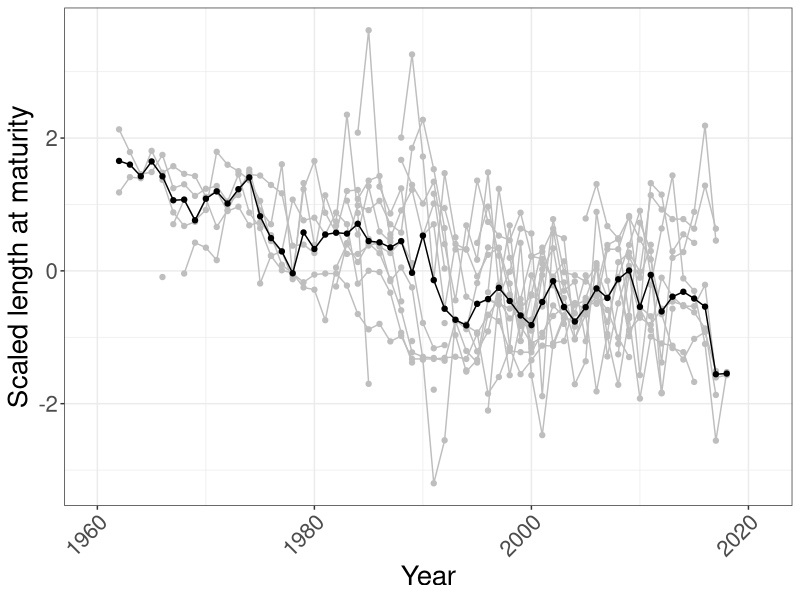
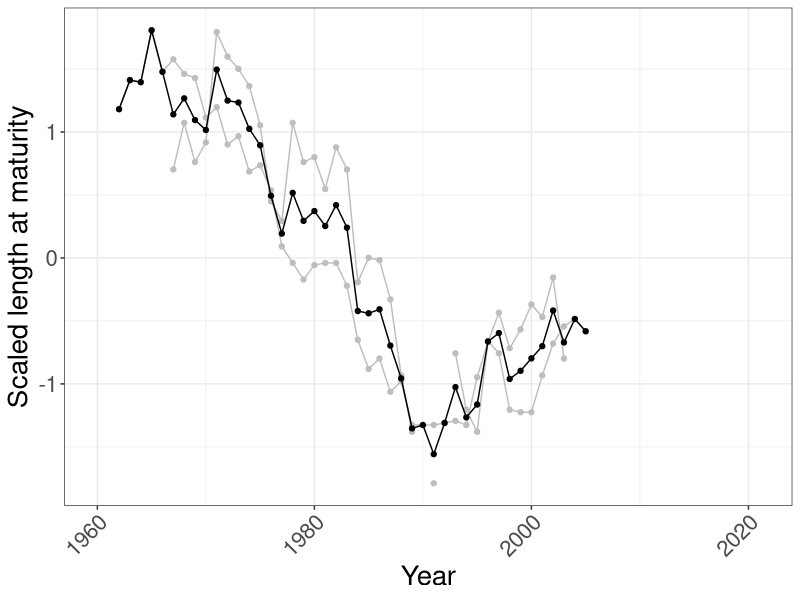
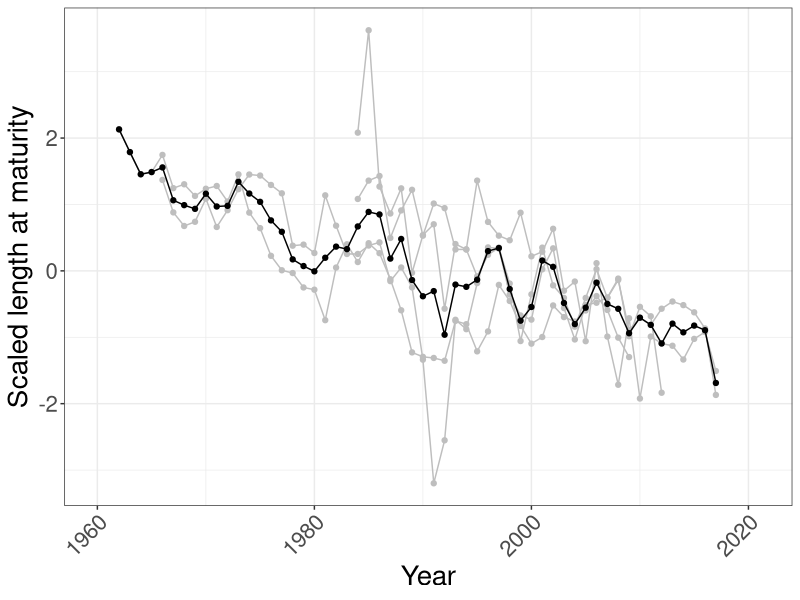
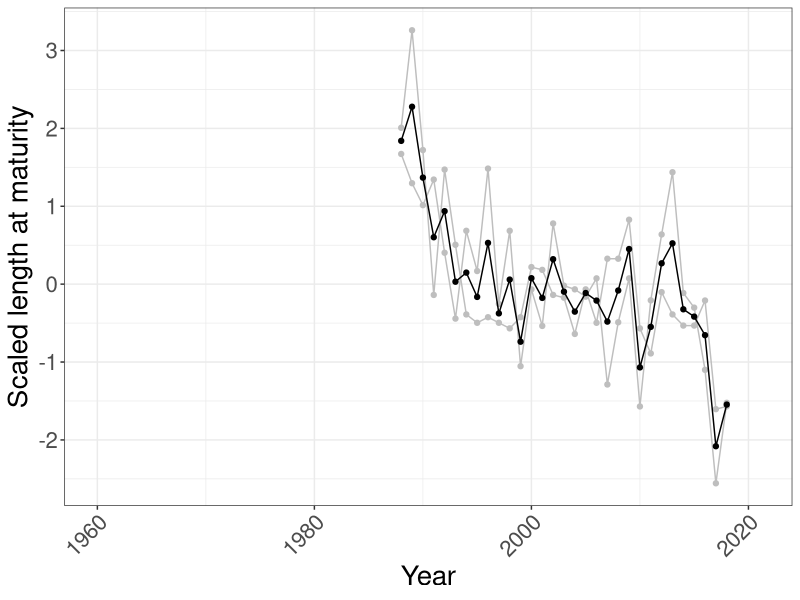
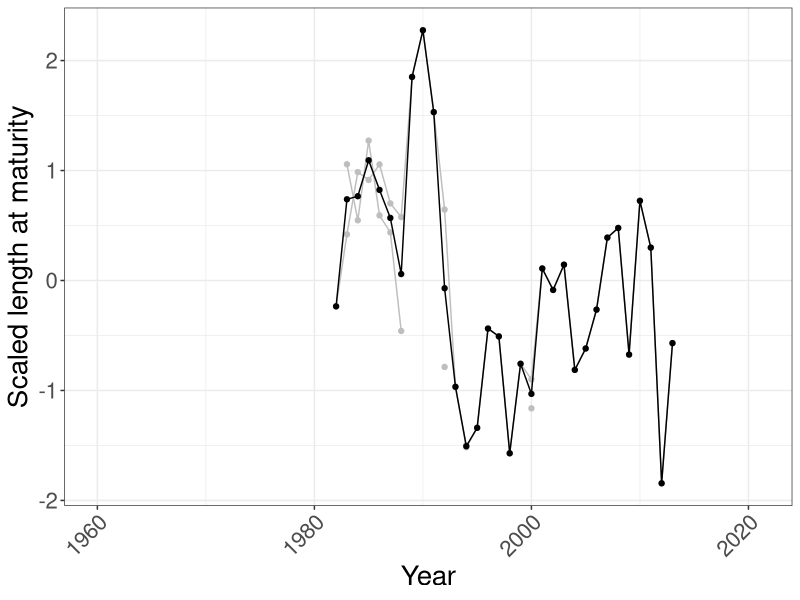
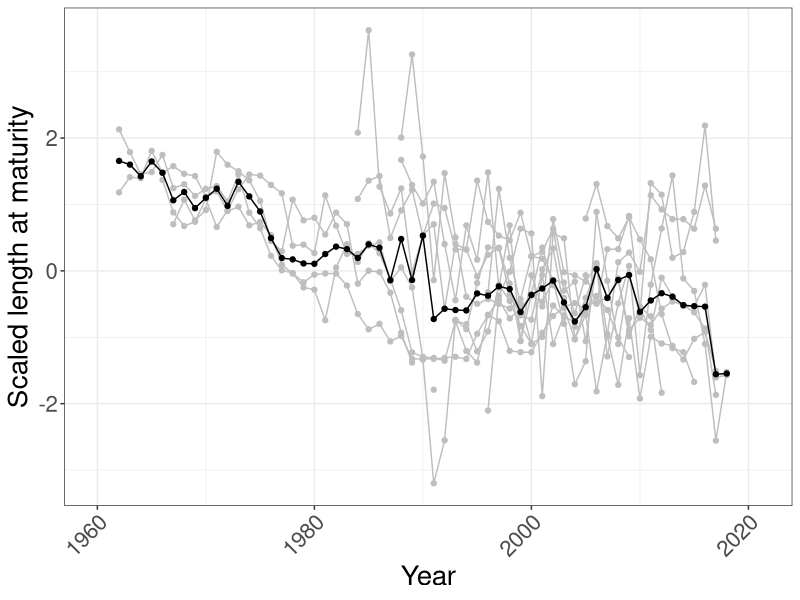
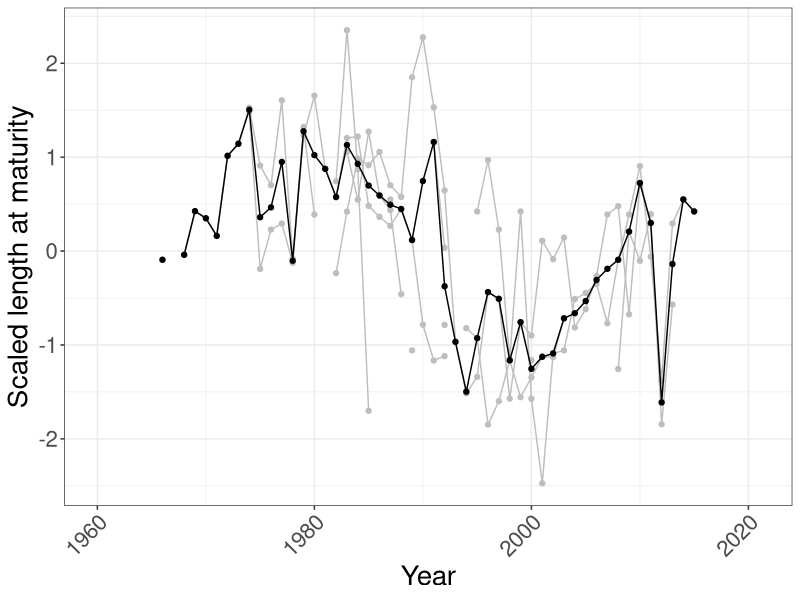
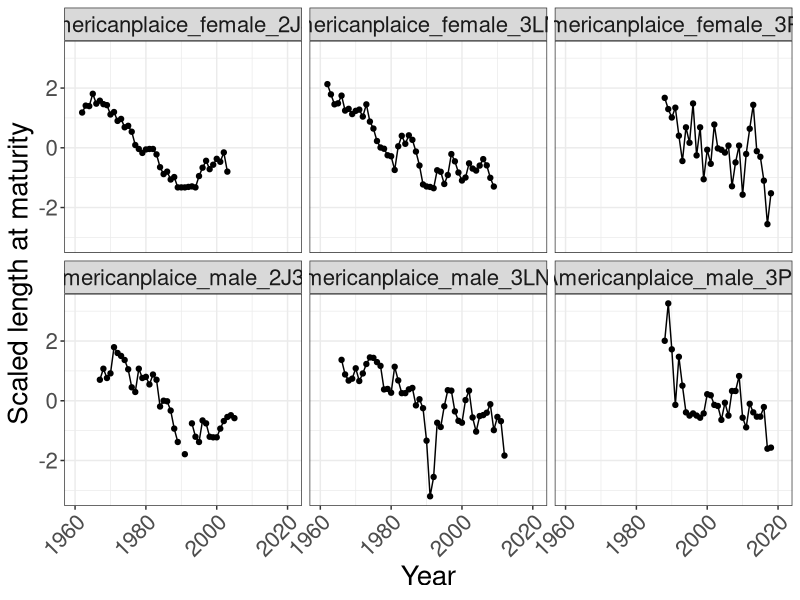

Generate these figures, in order, with R:
## ---- chunk 1
knitr::opts_chunk$set(echo = TRUE)

library(ggplot2)

setwd("Data")

abun<-read.csv(file="abundance.csv", header = TRUE)
bio<-read.csv(file="biomass.csv", header = TRUE)
len<-read.csv(file="l_at_mat.csv", header = TRUE)
## ---- chunk 2

years<-len[,1]

stocks<-colnames(len[,2:16])
spp<-unlist(lapply(strsplit(stocks, "_"),`[[`, 1))
divs<-unlist(sapply(strsplit(stocks, "_"),tail, 1))

unique_spp<-unique(spp)
uni_fxnal_group<-c("planktivore","benthivore","benthivore","benthivore","planktivore","benthivore")
fxnal_group<-gsub(unique_spp[1],uni_fxnal_group[1],gsub(unique_spp[2],uni_fxnal_group[2],
                                                        gsub(unique_spp[3],uni_fxnal_group[3],
                                                             gsub(unique_spp[4],uni_fxnal_group[4],
                                                                  gsub(unique_spp[5],uni_fxnal_group[5],
                                                                       gsub(unique_spp[6],uni_fxnal_group[6],spp))))))

scaled_abun<-apply(len[,2:16], 2, scale)

abun_df<-data.frame(abun=c(scaled_abun),year=rep(years, length(scaled_abun[1,])), stock=rep(stocks, each=length(years)), 
                          spp=rep(spp, each=length(years)), fxnal_group= rep(fxnal_group, each=length(years)),
                          div=rep(divs, each=length(years)))

## ---- chunk 3
agg_spp<-aggregate(abun_df$abun, by=list(abun_df$year), FUN=median, na.rm=TRUE)

ggplot()+
  geom_line(data=abun_df,aes(x =year, y=abun, group = stock), colour="grey")+
  geom_point(data=abun_df,aes(x =year, y=abun, group = stock),colour="grey")+
  geom_line(data=agg_spp, aes(x=Group.1, y=x))+
  geom_point(data=agg_spp, aes(x=Group.1, y=x))+
  xlab("Year")+ylab("Scaled length at maturity")+
  #facet_wrap(~Group.2)+
  theme_bw()+
  theme(text = element_text(size=20),
        axis.text.x = element_text(angle=45, hjust=1))
## ---- chunk 4
xs <- split(abun_df,f = abun_df$div)

agg_spp<-aggregate(abun_df$abun, by=list(abun_df$year, abun_df$div), FUN=median, na.rm=TRUE)
th_sk<-subset(agg_spp, Group.2=="2J3K")

ggplot()+
  geom_line(data=xs$`2J3K`,aes(x =year, y=abun, group = stock), colour="grey")+
  geom_point(data=xs$`2J3K`,aes(x =year, y=abun, group = stock),colour="grey")+
  geom_line(data=th_sk, aes(x=Group.1, y=x))+
  geom_point(data=th_sk, aes(x=Group.1, y=x))+
  xlab("Year")+ylab("Scaled length at maturity")+
  #facet_wrap(~Group.2)+
  theme_bw()+
  theme(text = element_text(size=20),
        axis.text.x = element_text(angle=45, hjust=1))
## ---- chunk 5
agg_spp<-aggregate(abun_df$abun, by=list(abun_df$year, abun_df$div), FUN=median, na.rm=TRUE)
th_sk<-subset(agg_spp, Group.2=="3LNO")

ggplot()+
  geom_line(data=xs$`3LNO`,aes(x =year, y=abun, group = stock), colour="grey")+
  geom_point(data=xs$`3LNO`,aes(x =year, y=abun, group = stock),colour="grey")+
  geom_line(data=th_sk, aes(x=Group.1, y=x))+
  geom_point(data=th_sk, aes(x=Group.1, y=x))+
  xlab("Year")+ylab("Scaled length at maturity")+
  #facet_wrap(~Group.2)+
  theme_bw()+
  theme(text = element_text(size=20),
        axis.text.x = element_text(angle=45, hjust=1))
## ---- chunk 6
agg_spp<-aggregate(abun_df$abun, by=list(abun_df$year, abun_df$div), FUN=median, na.rm=TRUE)
th_sk<-subset(agg_spp, Group.2=="3Ps")

ggplot()+
  geom_line(data=xs$`3Ps`,aes(x =year, y=abun, group = stock), colour="grey")+
  geom_point(data=xs$`3Ps`,aes(x =year, y=abun, group = stock),colour="grey")+
  geom_line(data=th_sk, aes(x=Group.1, y=x))+
  geom_point(data=th_sk, aes(x=Group.1, y=x))+
  xlab("Year")+ylab("Scaled length at maturity")+
  #facet_wrap(~Group.2)+
  theme_bw()+
  theme(text = element_text(size=20),
        axis.text.x = element_text(angle=45, hjust=1))
## ---- chunk 7
agg_spp<-aggregate(abun_df$abun, by=list(abun_df$year, abun_df$div), FUN=median, na.rm=TRUE)
th_sk<-subset(agg_spp, Group.2=="4R")

ggplot()+
  geom_line(data=xs$`4R`,aes(x =year, y=abun, group = stock), colour="grey")+
  geom_point(data=xs$`4R`,aes(x =year, y=abun, group = stock),colour="grey")+
  geom_line(data=th_sk, aes(x=Group.1, y=x))+
  geom_point(data=th_sk, aes(x=Group.1, y=x))+
  xlab("Year")+ylab("Scaled length at maturity")+
  #facet_wrap(~Group.2)+
  theme_bw()+
  theme(text = element_text(size=20),
        axis.text.x = element_text(angle=45, hjust=1))
## ---- chunk 8
xs <- split(abun_df,f = abun_df$fxnal_group)

agg_spp<-aggregate(abun_df$abun, by=list(abun_df$year, abun_df$fxnal_group), FUN=median, na.rm=TRUE)
th_sk<-subset(agg_spp, Group.2=="benthivore")

ggplot()+
  geom_line(data=xs$benthivore,aes(x =year, y=abun, group = stock), colour="grey")+
  geom_point(data=xs$benthivore,aes(x =year, y=abun, group = stock),colour="grey")+
  geom_line(data=th_sk, aes(x=Group.1, y=x))+
  geom_point(data=th_sk, aes(x=Group.1, y=x))+
  xlab("Year")+ylab("Scaled length at maturity")+
  #facet_wrap(~Group.2)+
  theme_bw()+
  theme(text = element_text(size=20),
        axis.text.x = element_text(angle=45, hjust=1))
## ---- chunk 9

agg_spp<-aggregate(abun_df$abun, by=list(abun_df$year, abun_df$fxnal_group), FUN=median, na.rm=TRUE)
th_sk<-subset(agg_spp, Group.2=="planktivore")

ggplot()+
  geom_line(data=xs$planktivore,aes(x =year, y=abun, group = stock), colour="grey")+
  geom_point(data=xs$planktivore,aes(x =year, y=abun, group = stock),colour="grey")+
  geom_line(data=th_sk, aes(x=Group.1, y=x))+
  geom_point(data=th_sk, aes(x=Group.1, y=x))+
  xlab("Year")+ylab("Scaled length at maturity")+
  #facet_wrap(~Group.2)+
  theme_bw()+
  theme(text = element_text(size=20),
        axis.text.x = element_text(angle=45, hjust=1))
## ---- chunk 10
yt_fl<-subset(abun_df, spp=="Americanplaice")
ggplot(yt_fl, aes(x=year, y=abun))+
  geom_line()+
  geom_point()+
  xlab("Year")+ylab("Scaled length at maturity")+
  facet_wrap(~stock)+
    theme_bw()+
  theme(text = element_text(size=20),
        axis.text.x = element_text(angle=45, hjust=1))
## ---- chunk 11
agg_spp<-aggregate(abun_df$abun, by=list(abun_df$year, abun_df$spp), FUN=median, na.rm=TRUE)
th_sk<-subset(agg_spp, Group.2=="Americanplaice")
ggplot(th_sk, aes(x=Group.1, y=x))+
  geom_line()+
  geom_point()+
  xlab("Year")+ylab("Scaled length at maturity")+
  #facet_wrap(~Group.2)+
  theme_bw()+
  theme(text = element_text(size=20),
        axis.text.x = element_text(angle=45, hjust=1))
## ---- chunk 12
yt_fl<-subset(abun_df, spp=="AtlanticMakerel")
ggplot(yt_fl, aes(x=year, y=abun))+
  geom_line()+
  geom_point()+
  xlab("Year")+ylab("Scaled length at maturity")+
  facet_wrap(~stock)+
    theme_bw()+
  theme(text = element_text(size=20),
        axis.text.x = element_text(angle=45, hjust=1))
## ---- chunk 13
agg_spp<-aggregate(abun_df$abun, by=list(abun_df$year, abun_df$spp), FUN=median, na.rm=TRUE)
th_sk<-subset(agg_spp, Group.2=="AtlanticMakerel")
ggplot(th_sk, aes(x=Group.1, y=x))+
  geom_line()+
  geom_point()+
  xlab("Year")+ylab("Scaled length at maturity")+
  #facet_wrap(~Group.2)+
  theme_bw()+
  theme(text = element_text(size=20),
        axis.text.x = element_text(angle=45, hjust=1))
## ---- chunk 14
th_sk<-subset(abun_df, spp=="Herring")
ggplot(th_sk, aes(x=year, y=abun))+
  geom_line()+
  geom_point()+
  xlab("Year")+ylab("Scaled length at maturity")+
  facet_wrap(~stock)+
    theme_bw()+
  theme(text = element_text(size=20),
        axis.text.x = element_text(angle=45, hjust=1))
## ---- chunk 15
agg_spp<-aggregate(abun_df$abun, by=list(abun_df$year, abun_df$spp), FUN=median, na.rm=TRUE)
th_sk<-subset(agg_spp, Group.2=="Herring")
ggplot(th_sk, aes(x=Group.1, y=x))+
  geom_line()+
  geom_point()+
  xlab("Year")+ylab("Scaled length at maturity")+
  #facet_wrap(~Group.2)+
  theme_bw()+
  theme(text = element_text(size=20),
        axis.text.x = element_text(angle=45, hjust=1))
## ---- chunk 16
th_sk<-subset(abun_df, spp=="Roughheadgrenadier")
ggplot(th_sk, aes(x=year, y=abun))+
  geom_line()+
  geom_point()+
  xlab("Year")+ylab("Scaled length at maturity")+
  facet_wrap(~stock)+
    theme_bw()+
  theme(text = element_text(size=20),
        axis.text.x = element_text(angle=45, hjust=1))
## ---- chunk 17
agg_spp<-aggregate(abun_df$abun, by=list(abun_df$year, abun_df$spp), FUN=median, na.rm=TRUE)
th_sk<-subset(agg_spp, Group.2=="Roughheadgrenadier")
ggplot(th_sk, aes(x=Group.1, y=x))+
  geom_line()+
  geom_point()+
  xlab("Year")+ylab("Scaled length at maturity")+
  #facet_wrap(~Group.2)+
  theme_bw()+
  theme(text = element_text(size=20),
        axis.text.x = element_text(angle=45, hjust=1))
## ---- chunk 18
th_sk<-subset(abun_df, spp=="Witchflounder")
ggplot(th_sk, aes(x=year, y=abun))+
  geom_line()+
  geom_point()+
  xlab("Year")+ylab("Scaled length at maturity")+
  facet_wrap(~stock)+
    theme_bw()+
  theme(text = element_text(size=20),
        axis.text.x = element_text(angle=45, hjust=1))
## ---- chunk 19
agg_spp<-aggregate(abun_df$abun, by=list(abun_df$year, abun_df$spp), FUN=median, na.rm=TRUE)
th_sk<-subset(agg_spp, Group.2=="Witchflounder")
ggplot(th_sk, aes(x=Group.1, y=x))+
  geom_line()+
  geom_point()+
  xlab("Year")+ylab("Scaled length at maturity")+
  #facet_wrap(~Group.2)+
  theme_bw()+
  theme(text = element_text(size=20),
        axis.text.x = element_text(angle=45, hjust=1))
## ---- chunk 20
yt_fl<-subset(abun_df, spp=="Yellowtailflounder")
ggplot(yt_fl, aes(x=year, y=abun))+
  geom_line()+
  geom_point()+
  xlab("Year")+ylab("Scaled length at maturity")+
  facet_wrap(~stock)+
    theme_bw()+
  theme(text = element_text(size=20),
        axis.text.x = element_text(angle=45, hjust=1))
## ---- chunk 21
agg_spp<-aggregate(abun_df$abun, by=list(abun_df$year, abun_df$spp), FUN=median, na.rm=TRUE)
th_sk<-subset(agg_spp, Group.2=="Yellowtailflounder")
ggplot(th_sk, aes(x=Group.1, y=x))+
  geom_line()+
  geom_point()+
  xlab("Year")+ylab("Scaled length at maturity")+
  #facet_wrap(~Group.2)+
  theme_bw()+
  theme(text = element_text(size=20),
        axis.text.x = element_text(angle=45, hjust=1))
## ---- chunk 22

years<-abun[,1]

stocks<-colnames(abun[,2:8])
spp<-unlist(lapply(strsplit(stocks, "_"),`[[`, 1))
divs<-unlist(sapply(strsplit(stocks, "_"),tail, 1))

spp<-gsub("YellowtailFlounder","Yellowtailflounder",spp)

unique_spp<-unique(spp)
uni_fxnal_group<-c("benthivore","benthivore")
fxnal_group<-gsub(unique_spp[1],uni_fxnal_group[1],gsub(unique_spp[2],uni_fxnal_group[2],spp))

scaled_abun<-apply(abun[,2:8], 2, scale)

abun_df<-data.frame(abun=c(scaled_abun),year=rep(years, length(scaled_abun[1,])), stock=rep(stocks, each=length(years)), 
                          spp=rep(spp, each=length(years)), fxnal_group= rep(fxnal_group, each=length(years)),
                          div=rep(divs, each=length(years)))

## ---- chunk 23
th_sk<-subset(abun_df, spp=="Thornyskate")
ggplot(th_sk, aes(x=year, y=abun))+
  geom_line()+
  geom_point()+
  xlab("Year")+ylab("Scaled Abundance")+
  facet_wrap(~stock)+
    theme_bw()+
  theme(text = element_text(size=20),
        axis.text.x = element_text(angle=45, hjust=1))
## ---- chunk 24
agg_spp<-aggregate(abun_df$abun, by=list(abun_df$year, abun_df$spp), FUN=mean, na.rm=TRUE)
th_sk<-subset(agg_spp, Group.2=="Thornyskate")
ggplot(th_sk, aes(x=Group.1, y=x))+
  geom_line()+
  geom_point()+
  xlab("Year")+ylab("Scaled Abundance")+
  #facet_wrap(~Group.2)+
  theme_bw()+
  theme(text = element_text(size=20),
        axis.text.x = element_text(angle=45, hjust=1))
## ---- chunk 25
agg_spp<-aggregate(abun_df$abun, by=list(abun_df$year, abun_df$spp), FUN=median, na.rm=TRUE)
th_sk<-subset(agg_spp, Group.2=="Thornyskate")
ggplot(th_sk, aes(x=Group.1, y=x))+
  geom_line()+
  geom_point()+
  xlab("Year")+ylab("Scaled Abundance")+
  #facet_wrap(~Group.2)+
  theme_bw()+
  theme(text = element_text(size=20),
        axis.text.x = element_text(angle=45, hjust=1))
## ---- chunk 26
yt_fl<-subset(abun_df, spp=="Yellowtailflounder")
ggplot(yt_fl, aes(x=year, y=abun))+
  geom_line()+
  geom_point()+
  xlab("Year")+ylab("Scaled Abundance")+
  facet_wrap(~stock)+
    theme_bw()+
  theme(text = element_text(size=20),
        axis.text.x = element_text(angle=45, hjust=1))
## ---- chunk 27
agg_spp<-aggregate(abun_df$abun, by=list(abun_df$year, abun_df$spp), FUN=mean, na.rm=TRUE)
th_sk<-subset(agg_spp, Group.2=="Yellowtailflounder")
ggplot(th_sk, aes(x=Group.1, y=x))+
  geom_line()+
  geom_point()+
  xlab("Year")+ylab("Scaled Abundance")+
  #facet_wrap(~Group.2)+
  theme_bw()+
  theme(text = element_text(size=20),
        axis.text.x = element_text(angle=45, hjust=1))
## ---- chunk 28
agg_spp<-aggregate(abun_df$abun, by=list(abun_df$year, abun_df$spp), FUN=median, na.rm=TRUE)
th_sk<-subset(agg_spp, Group.2=="Yellowtailflounder")
ggplot(th_sk, aes(x=Group.1, y=x))+
  geom_line()+
  geom_point()+
  xlab("Year")+ylab("Scaled Abundance")+
  #facet_wrap(~Group.2)+
  theme_bw()+
  theme(text = element_text(size=20),
        axis.text.x = element_text(angle=45, hjust=1))
## ---- chunk 29
xs <- split(abun_df,f = abun_df$div)

ggplot(xs$`2J3K`,aes(x =year, y=abun,group = stock)) + 
  geom_line(colour="grey")+
  geom_point(colour="grey")+
  xlab("Year")+ylab("Scaled Abundance")+
  #facet_wrap(~spp)+
  theme_bw()+
  theme(text = element_text(size=20),
        axis.text.x = element_text(angle=45, hjust=1))
## ---- chunk 30
agg_spp<-aggregate(abun_df$abun, by=list(abun_df$year, abun_df$div), FUN=mean, na.rm=TRUE)
th_sk<-subset(agg_spp, Group.2=="2J3K")
ggplot(th_sk, aes(x=Group.1, y=x))+
  geom_line()+
  geom_point()+
  xlab("Year")+ylab("Scaled Abundance")+
  #facet_wrap(~Group.2)+
  theme_bw()+
  theme(text = element_text(size=20),
        axis.text.x = element_text(angle=45, hjust=1))
## ---- chunk 31
agg_spp<-aggregate(abun_df$abun, by=list(abun_df$year, abun_df$div), FUN=median, na.rm=TRUE)
th_sk<-subset(agg_spp, Group.2=="2J3K")
ggplot(th_sk, aes(x=Group.1, y=x))+
  geom_line()+
  geom_point()+
  xlab("Year")+ylab("Scaled Abundance")+
  #facet_wrap(~Group.2)+
  theme_bw()+
  theme(text = element_text(size=20),
        axis.text.x = element_text(angle=45, hjust=1))
## ---- chunk 32
xs <- split(abun_df,f = abun_df$div)

ggplot(xs$`3LNO`,aes(x =year, y=abun,group = stock)) + 
  geom_line(colour="grey")+
  geom_point(colour="grey")+
  xlab("Year")+ylab("Scaled Abundance")+
  #facet_wrap(~spp)+
  theme_bw()+
  theme(text = element_text(size=20),
        axis.text.x = element_text(angle=45, hjust=1))
## ---- chunk 33
agg_spp<-aggregate(abun_df$abun, by=list(abun_df$year, abun_df$div), FUN=mean, na.rm=TRUE)
th_sk<-subset(agg_spp, Group.2=="3LNO")
ggplot(th_sk, aes(x=Group.1, y=x))+
  geom_line()+
  geom_point()+
  xlab("Year")+ylab("Scaled Abundance")+
  #facet_wrap(~Group.2)+
  theme_bw()+
  theme(text = element_text(size=20),
        axis.text.x = element_text(angle=45, hjust=1))
## ---- chunk 34
agg_spp<-aggregate(abun_df$abun, by=list(abun_df$year, abun_df$div), FUN=median, na.rm=TRUE)
th_sk<-subset(agg_spp, Group.2=="3LNO")
ggplot(th_sk, aes(x=Group.1, y=x))+
  geom_line()+
  geom_point()+
  xlab("Year")+ylab("Scaled Abundance")+
  #facet_wrap(~Group.2)+
  theme_bw()+
  theme(text = element_text(size=20),
        axis.text.x = element_text(angle=45, hjust=1))
## ---- chunk 35
xs <- split(abun_df,f = abun_df$div)

ggplot(xs$`3Ps`,aes(x =year, y=abun,group = stock)) + 
  geom_line(colour="grey")+
  geom_point(colour="grey")+
  xlab("Year")+ylab("Scaled Abundance")+
  #facet_wrap(~spp)+
  theme_bw()+
  theme(text = element_text(size=20),
        axis.text.x = element_text(angle=45, hjust=1))
## ---- chunk 36
agg_spp<-aggregate(abun_df$abun, by=list(abun_df$year, abun_df$div), FUN=mean, na.rm=TRUE)
th_sk<-subset(agg_spp, Group.2=="3Ps")
ggplot(th_sk, aes(x=Group.1, y=x))+
  geom_line()+
  geom_point()+
  xlab("Year")+ylab("Scaled Abundance")+
  #facet_wrap(~Group.2)+
  theme_bw()+
  theme(text = element_text(size=20),
        axis.text.x = element_text(angle=45, hjust=1))
## ---- chunk 37
agg_spp<-aggregate(abun_df$abun, by=list(abun_df$year, abun_df$div), FUN=median, na.rm=TRUE)
th_sk<-subset(agg_spp, Group.2=="3Ps")
ggplot(th_sk, aes(x=Group.1, y=x))+
  geom_line()+
  geom_point()+
  xlab("Year")+ylab("Scaled Abundance")+
  #facet_wrap(~Group.2)+
  theme_bw()+
  theme(text = element_text(size=20),
        axis.text.x = element_text(angle=45, hjust=1))
## ---- chunk 38
xs <- split(abun_df,f = abun_df$div)

ggplot(xs$`4RST`,aes(x =year, y=abun,group = stock)) + 
  geom_line(colour="grey")+
  geom_point(colour="grey")+
  xlab("Year")+ylab("Scaled Abundance")+
  #facet_wrap(~spp)+
  theme_bw()+
  theme(text = element_text(size=20),
        axis.text.x = element_text(angle=45, hjust=1))
## ---- chunk 39
agg_spp<-aggregate(abun_df$abun, by=list(abun_df$year, abun_df$div), FUN=mean, na.rm=TRUE)
th_sk<-subset(agg_spp, Group.2=="4RST")
ggplot(th_sk, aes(x=Group.1, y=x))+
  geom_line()+
  geom_point()+
  xlab("Year")+ylab("Scaled Abundance")+
  #facet_wrap(~Group.2)+
  theme_bw()+
  theme(text = element_text(size=20),
        axis.text.x = element_text(angle=45, hjust=1))
## ---- chunk 40
agg_spp<-aggregate(abun_df$abun, by=list(abun_df$year, abun_df$div), FUN=median, na.rm=TRUE)
th_sk<-subset(agg_spp, Group.2=="4RST")
ggplot(th_sk, aes(x=Group.1, y=x))+
  geom_line()+
  geom_point()+
  xlab("Year")+ylab("Scaled Abundance")+
  #facet_wrap(~Group.2)+
  theme_bw()+
  theme(text = element_text(size=20),
        axis.text.x = element_text(angle=45, hjust=1))
## ---- chunk 41

years<-bio[,1]

stocks<-colnames(bio[,2:8])
spp<-unlist(lapply(strsplit(stocks, "_"),`[[`, 1))
divs<-unlist(sapply(strsplit(stocks, "_"),tail, 1))

spp<-gsub("YellowtailFlounder","Yellowtailflounder",spp)

unique_spp<-unique(spp)
uni_fxnal_group<-c("benthivore","benthivore")
fxnal_group<-gsub(unique_spp[1],uni_fxnal_group[1],gsub(unique_spp[2],uni_fxnal_group[2],spp))

scaled_abun<-apply(bio[,2:8], 2, scale)

abun_df<-data.frame(abun=c(scaled_abun),year=rep(years, length(scaled_abun[1,])), stock=rep(stocks, each=length(years)), 
                          spp=rep(spp, each=length(years)), fxnal_group= rep(fxnal_group, each=length(years)),
                          div=rep(divs, each=length(years)))

## ---- chunk 42
th_sk<-subset(abun_df, spp=="Thornyskate")
ggplot(th_sk, aes(x=year, y=abun))+
  geom_line()+
  geom_point()+
  xlab("Year")+ylab("Scaled Biomass")+
  facet_wrap(~stock)+
    theme_bw()+
  theme(text = element_text(size=20),
        axis.text.x = element_text(angle=45, hjust=1))
## ---- chunk 43
agg_spp<-aggregate(abun_df$abun, by=list(abun_df$year, abun_df$spp), FUN=mean, na.rm=TRUE)
th_sk<-subset(agg_spp, Group.2=="Thornyskate")
ggplot(th_sk, aes(x=Group.1, y=x))+
  geom_line()+
  geom_point()+
  xlab("Year")+ylab("Scaled Biomass")+
  #facet_wrap(~Group.2)+
  theme_bw()+
  theme(text = element_text(size=20),
        axis.text.x = element_text(angle=45, hjust=1))
## ---- chunk 44
agg_spp<-aggregate(abun_df$abun, by=list(abun_df$year, abun_df$spp), FUN=median, na.rm=TRUE)
th_sk<-subset(agg_spp, Group.2=="Thornyskate")
ggplot(th_sk, aes(x=Group.1, y=x))+
  geom_line()+
  geom_point()+
  xlab("Year")+ylab("Scaled Biomass")+
  #facet_wrap(~Group.2)+
  theme_bw()+
  theme(text = element_text(size=20),
        axis.text.x = element_text(angle=45, hjust=1))
## ---- chunk 45
yt_fl<-subset(abun_df, spp=="Yellowtailflounder")
ggplot(yt_fl, aes(x=year, y=abun))+
  geom_line()+
  geom_point()+
  xlab("Year")+ylab("Scaled Biomass")+
  facet_wrap(~stock)+
    theme_bw()+
  theme(text = element_text(size=20),
        axis.text.x = element_text(angle=45, hjust=1))
## ---- chunk 46
agg_spp<-aggregate(abun_df$abun, by=list(abun_df$year, abun_df$spp), FUN=mean, na.rm=TRUE)
th_sk<-subset(agg_spp, Group.2=="Yellowtailflounder")
ggplot(th_sk, aes(x=Group.1, y=x))+
  geom_line()+
  geom_point()+
  xlab("Year")+ylab("Scaled Biomass")+
  #facet_wrap(~Group.2)+
  theme_bw()+
  theme(text = element_text(size=20),
        axis.text.x = element_text(angle=45, hjust=1))
## ---- chunk 47
agg_spp<-aggregate(abun_df$abun, by=list(abun_df$year, abun_df$spp), FUN=median, na.rm=TRUE)
th_sk<-subset(agg_spp, Group.2=="Yellowtailflounder")
ggplot(th_sk, aes(x=Group.1, y=x))+
  geom_line()+
  geom_point()+
  xlab("Year")+ylab("Scaled Biomass")+
  #facet_wrap(~Group.2)+
  theme_bw()+
  theme(text = element_text(size=20),
        axis.text.x = element_text(angle=45, hjust=1))
## ---- chunk 48
xs <- split(abun_df,f = abun_df$div)

ggplot(xs$`2J3K`,aes(x =year, y=abun,group = stock)) + 
  geom_line(colour="grey")+
  geom_point(colour="grey")+
  xlab("Year")+ylab("Scaled Biomass")+
  #facet_wrap(~spp)+
  theme_bw()+
  theme(text = element_text(size=20),
        axis.text.x = element_text(angle=45, hjust=1))
## ---- chunk 49
agg_spp<-aggregate(abun_df$abun, by=list(abun_df$year, abun_df$div), FUN=mean, na.rm=TRUE)
th_sk<-subset(agg_spp, Group.2=="2J3K")
ggplot(th_sk, aes(x=Group.1, y=x))+
  geom_line()+
  geom_point()+
  xlab("Year")+ylab("Scaled Biomass")+
  #facet_wrap(~Group.2)+
  theme_bw()+
  theme(text = element_text(size=20),
        axis.text.x = element_text(angle=45, hjust=1))
## ---- chunk 50
agg_spp<-aggregate(abun_df$abun, by=list(abun_df$year, abun_df$div), FUN=median, na.rm=TRUE)
th_sk<-subset(agg_spp, Group.2=="2J3K")
ggplot(th_sk, aes(x=Group.1, y=x))+
  geom_line()+
  geom_point()+
  xlab("Year")+ylab("Scaled Biomass")+
  #facet_wrap(~Group.2)+
  theme_bw()+
  theme(text = element_text(size=20),
        axis.text.x = element_text(angle=45, hjust=1))
## ---- chunk 51
xs <- split(abun_df,f = abun_df$div)

ggplot(xs$`3LNO`,aes(x =year, y=abun,group = stock)) + 
  geom_line(colour="grey")+
  geom_point(colour="grey")+
  xlab("Year")+ylab("Scaled Biomass")+
  #facet_wrap(~spp)+
  theme_bw()+
  theme(text = element_text(size=20),
        axis.text.x = element_text(angle=45, hjust=1))
## ---- chunk 52
agg_spp<-aggregate(abun_df$abun, by=list(abun_df$year, abun_df$div), FUN=mean, na.rm=TRUE)
th_sk<-subset(agg_spp, Group.2=="3LNO")
ggplot(th_sk, aes(x=Group.1, y=x))+
  geom_line()+
  geom_point()+
  xlab("Year")+ylab("Scaled Biomass")+
  #facet_wrap(~Group.2)+
  theme_bw()+
  theme(text = element_text(size=20),
        axis.text.x = element_text(angle=45, hjust=1))
## ---- chunk 53
agg_spp<-aggregate(abun_df$abun, by=list(abun_df$year, abun_df$div), FUN=median, na.rm=TRUE)
th_sk<-subset(agg_spp, Group.2=="3LNO")
ggplot(th_sk, aes(x=Group.1, y=x))+
  geom_line()+
  geom_point()+
  xlab("Year")+ylab("Scaled Biomass")+
  #facet_wrap(~Group.2)+
  theme_bw()+
  theme(text = element_text(size=20),
        axis.text.x = element_text(angle=45, hjust=1))
## ---- chunk 54
xs <- split(abun_df,f = abun_df$div)

ggplot(xs$`3Ps`,aes(x =year, y=abun,group = stock)) + 
  geom_line(colour="grey")+
  geom_point(colour="grey")+
  xlab("Year")+ylab("Scaled Biomass")+
  #facet_wrap(~spp)+
  theme_bw()+
  theme(text = element_text(size=20),
        axis.text.x = element_text(angle=45, hjust=1))
## ---- chunk 55
agg_spp<-aggregate(abun_df$abun, by=list(abun_df$year, abun_df$div), FUN=mean, na.rm=TRUE)
th_sk<-subset(agg_spp, Group.2=="3Ps")
ggplot(th_sk, aes(x=Group.1, y=x))+
  geom_line()+
  geom_point()+
  xlab("Year")+ylab("Scaled Biomass")+
  #facet_wrap(~Group.2)+
  theme_bw()+
  theme(text = element_text(size=20),
        axis.text.x = element_text(angle=45, hjust=1))
## ---- chunk 56
agg_spp<-aggregate(abun_df$abun, by=list(abun_df$year, abun_df$div), FUN=median, na.rm=TRUE)
th_sk<-subset(agg_spp, Group.2=="3Ps")
ggplot(th_sk, aes(x=Group.1, y=x))+
  geom_line()+
  geom_point()+
  xlab("Year")+ylab("Scaled Biomass")+
  #facet_wrap(~Group.2)+
  theme_bw()+
  theme(text = element_text(size=20),
        axis.text.x = element_text(angle=45, hjust=1))
## ---- chunk 57
xs <- split(abun_df,f = abun_df$div)

ggplot(xs$`4RST`,aes(x =year, y=abun,group = stock)) + 
  geom_line(colour="grey")+
  geom_point(colour="grey")+
  xlab("Year")+ylab("Scaled Biomass")+
  #facet_wrap(~spp)+
  theme_bw()+
  theme(text = element_text(size=20),
        axis.text.x = element_text(angle=45, hjust=1))
## ---- chunk 58
agg_spp<-aggregate(abun_df$abun, by=list(abun_df$year, abun_df$div), FUN=mean, na.rm=TRUE)
th_sk<-subset(agg_spp, Group.2=="4RST")
ggplot(th_sk, aes(x=Group.1, y=x))+
  geom_line()+
  geom_point()+
  xlab("Year")+ylab("Scaled Biomass")+
  #facet_wrap(~Group.2)+
  theme_bw()+
  theme(text = element_text(size=20),
        axis.text.x = element_text(angle=45, hjust=1))
## ---- chunk 59
agg_spp<-aggregate(abun_df$abun, by=list(abun_df$year, abun_df$div), FUN=median, na.rm=TRUE)
th_sk<-subset(agg_spp, Group.2=="4RST")
ggplot(th_sk, aes(x=Group.1, y=x))+
  geom_line()+
  geom_point()+
  xlab("Year")+ylab("Scaled Biomass")+
  #facet_wrap(~Group.2)+
  theme_bw()+
  theme(text = element_text(size=20),
        axis.text.x = element_text(angle=45, hjust=1))
